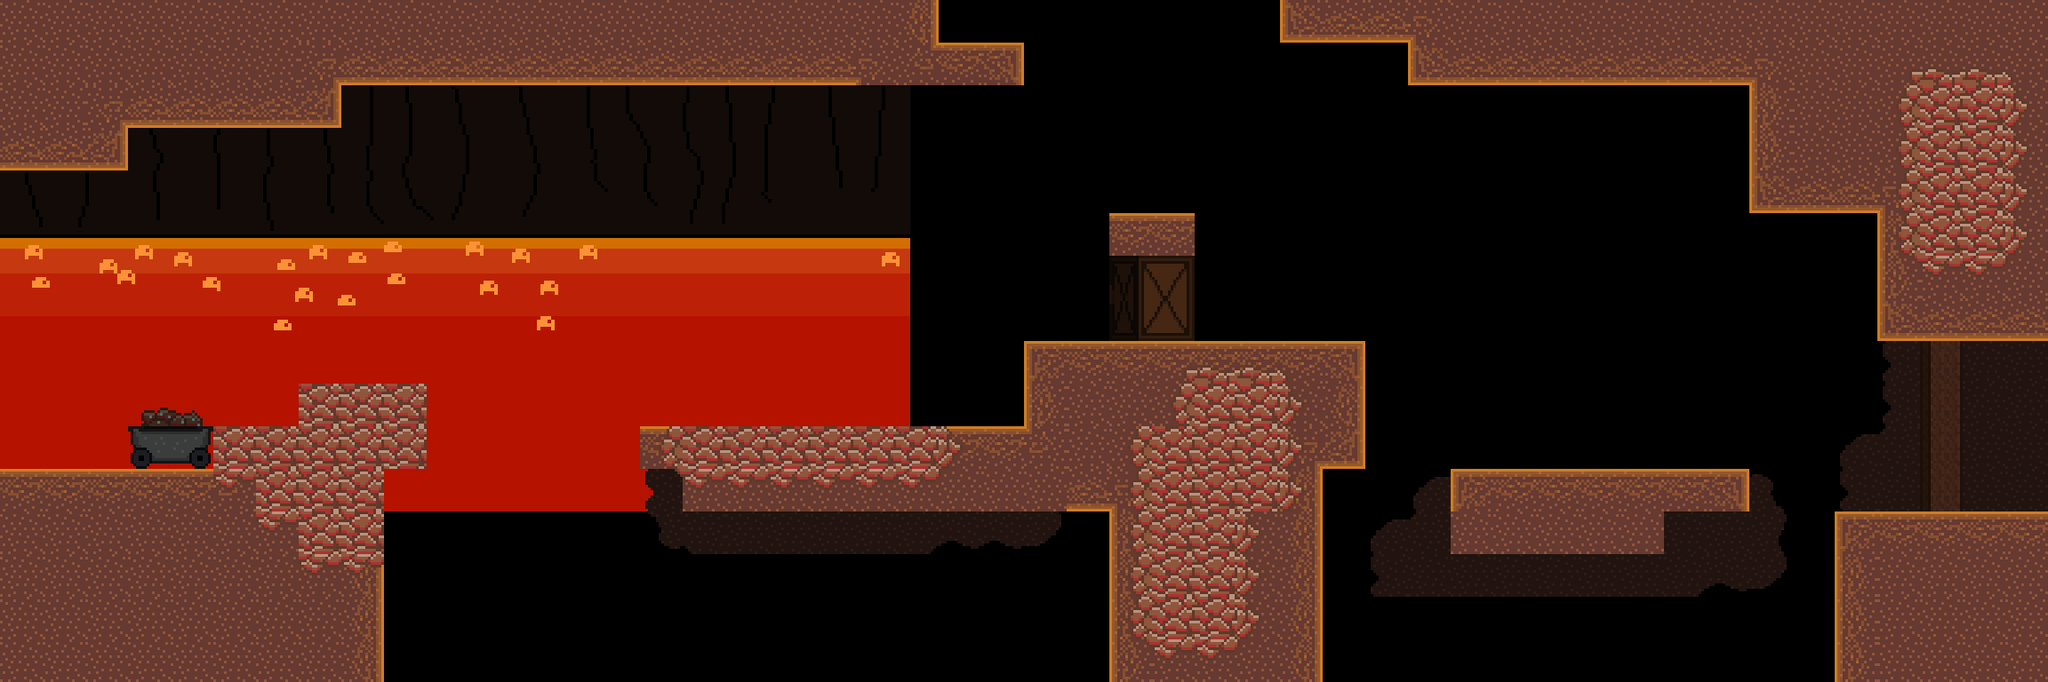

Rendered tile map (Tiled .tmx) drawn with the repository's tilesets; below, a short description and the map source with its tile grids summarised:
An orthogonal 48x16 tile map with 48x48 px tiles, 2 tile layers (back_tiles, front), 3 tilesets, 1 image layer and 37 objects (3x SpawnPoint, 3x Portal, 2x HazardLava, 2x EnemyCoalJumper, 2x EnemyGroundedElemental, ...).

<map version="1.10" tiledversion="1.11.0" orientation="orthogonal" renderorder="right-down" width="48" height="16" tilewidth="48" tileheight="48" infinite="0" nextlayerid="20" nextobjectid="172">
 <tileset firstgid="1" name="tileset01" tilewidth="48" tileheight="48" tilecount="176" columns="16">
  <image source="../tilesets/tileset01.png" width="768" height="528" />
 </tileset>
 <tileset firstgid="177" name="tileset02" tilewidth="48" tileheight="48" tilecount="121" columns="11">
  <image source="../tilesets/tileset02.png" width="528" height="528" />
 </tileset>
 <tileset firstgid="298" name="objects" tilewidth="48" tileheight="48" tilecount="64" columns="8">
  <image source="../tilesets/objects.png" width="384" height="384" />
 </tileset>
 <imagelayer id="17" name="Image Layer 1">
  <image source="../Backgrounds/fire_back.png" width="1024" height="576" />
  <properties>
   <property name="depth" type="int" value="3000" />
   <property name="parallax_x" type="float" value="0" />
   <property name="parallax_y" type="float" value="0" />
   <property name="repeat_y" type="bool" value="true" />
  </properties>
 </imagelayer>
 <imagelayer id="18" name="Image Layer 2">
  <image source="Backgrounds/fire_far.png" width="1024" height="576" />
  <properties>
   <property name="depth" type="int" value="2900" />
   <property name="parallax_x" type="float" value="0.2" />
   <property name="parallax_y" type="float" value="0.8" />
   <property name="repeat_y" type="bool" value="false" />
  </properties>
 </imagelayer>
 <imagelayer id="19" name="Image Layer 3">
  <image source="Backgrounds/fire_front.png" width="1024" height="576" />
  <properties>
   <property name="depth" type="int" value="2800" />
   <property name="parallax_x" type="float" value="0.3" />
   <property name="parallax_y" type="float" value="0.9" />
   <property name="repeat_y" type="bool" value="false" />
  </properties>
 </imagelayer>
 <layer id="11" name="back_tiles" width="48" height="16">
  <properties>
   <property name="depth" type="int" value="1000" />
   <property name="tileset" type="int" value="1" />
  </properties>
  <data>[768 cells, 324 non-empty, 26 distinct tile ids]</data>
 </layer>
 <layer id="12" name="front" width="48" height="16">
  <properties>
   <property name="depth" type="int" value="900" />
   <property name="tileset" type="int" value="1" />
  </properties>
  <data>[768 cells, 58 non-empty, 16 distinct tile ids]</data>
 </layer>
 <objectgroup color="#ffaa00" id="16" name="spawnpoints">
  <object id="35" type="SpawnPoint" x="0" y="192" width="48" height="48">
   <properties>
    <property name="id" type="int" value="0" />
   </properties>
  </object>
  <object id="135" type="SpawnPoint" x="2256" y="384" width="48" height="48">
   <properties>
    <property name="id" type="int" value="1" />
   </properties>
  </object>
  <object id="156" type="SpawnPoint" x="1056" y="0" width="48" height="48">
   <properties>
    <property name="id" type="int" value="2" />
   </properties>
  </object>
 </objectgroup>
 <objectgroup id="14" name="objects">
  <object id="164" type="HazardLava" x="432" y="624" width="816" height="144">
   <properties>
    <property name="color" type="int" value="0" />
   </properties>
  </object>
  <object id="166" type="HazardLava" x="1488" y="672" width="576" height="96">
   <properties>
    <property name="color" type="int" value="0" />
   </properties>
  </object>
  <object id="165" type="HazardLavaWaterfall" x="528" y="96" width="144" height="528">
   <properties>
    <property name="color" type="int" value="0" />
   </properties>
  </object>
  <object id="167" type="EnemyCoalJumper" x="912" y="432" width="48" height="48">
   <properties>
    <property name="color" type="int" value="0" />
   </properties>
  </object>
  <object id="168" type="EnemyCoalJumper" x="1680" y="480" width="48" height="48">
   <properties>
    <property name="color" type="int" value="0" />
   </properties>
  </object>
  <object id="169" type="EnemyFlyingElemental" x="1536" y="144" width="48" height="48">
   <properties>
    <property name="color" type="int" value="0" />
   </properties>
  </object>
  <object id="170" type="EnemyGroundedElemental" x="1440" y="336" width="48" height="48">
   <properties>
    <property name="color" type="int" value="0" />
   </properties>
  </object>
  <object id="171" type="EnemyGroundedElemental" x="816" y="432" width="48" height="48">
   <properties>
    <property name="color" type="int" value="0" />
   </properties>
  </object>
 </objectgroup>
 <objectgroup color="#0000ff" id="13" name="walls">
  <properties>
   <property name="isWallLayer" type="bool" value="true" />
  </properties>
  <object id="26" x="2064" y="576" width="240" height="192" />
  <object id="43" x="720" y="480" width="432" height="48" />
  <object id="50" x="144" y="0" width="912" height="96" />
  <object id="54" x="0" y="528" width="240" height="240" />
  <object id="96" x="0" y="0" width="144" height="192" />
  <object id="103" x="1152" y="432" width="384" height="96" />
  <object id="118" x="768" y="528" width="720" height="48" />
  <object id="119" x="432" y="720" width="816" height="48" />
  <object id="120" x="2112" y="96" width="192" height="288" />
  <object id="121" x="1968" y="96" width="144" height="144" />
  <object id="130" x="336" y="432" width="144" height="96" />
  <object id="136" x="240" y="480" width="96" height="288" />
  <object id="137" x="336" y="528" width="96" height="240" />
  <object id="138" x="144" y="96" width="240" height="48" />
  <object id="144" x="1152" y="384" width="384" height="48" />
  <object id="145" x="1632" y="528" width="336" height="48" />
  <object id="149" x="1248" y="576" width="240" height="192" />
  <object id="150" x="1488" y="720" width="576" height="48" />
  <object id="151" x="1584" y="0" width="720" height="96" />
  <object id="152" x="1056" y="48" width="96" height="48" />
  <object id="153" x="1248" y="240" width="96" height="48" />
  <object id="154" x="1440" y="0" width="144" height="48" />
  <object id="160" x="1632" y="576" width="240" height="48" />
 </objectgroup>
 <objectgroup color="#00ff00" id="15" name="doors">
  <object id="19" type="Portal" x="-96" y="192" width="48" height="288">
   <properties>
    <property name="horizontal" type="bool" value="false" />
    <property name="id_point" type="int" value="3" />
    <property name="id_room" type="int" value="8" />
   </properties>
  </object>
  <object id="134" type="Portal" x="2352" y="384" width="48" height="192">
   <properties>
    <property name="horizontal" type="bool" value="false" />
    <property name="id_point" type="int" value="0" />
    <property name="id_room" type="int" value="12" />
   </properties>
  </object>
  <object id="155" type="Portal" x="1056" y="-96" width="384" height="48">
   <properties>
    <property name="horizontal" type="bool" value="true" />
    <property name="id_point" type="int" value="0" />
    <property name="id_room" type="int" value="11" />
   </properties>
  </object>
 </objectgroup>
</map>
